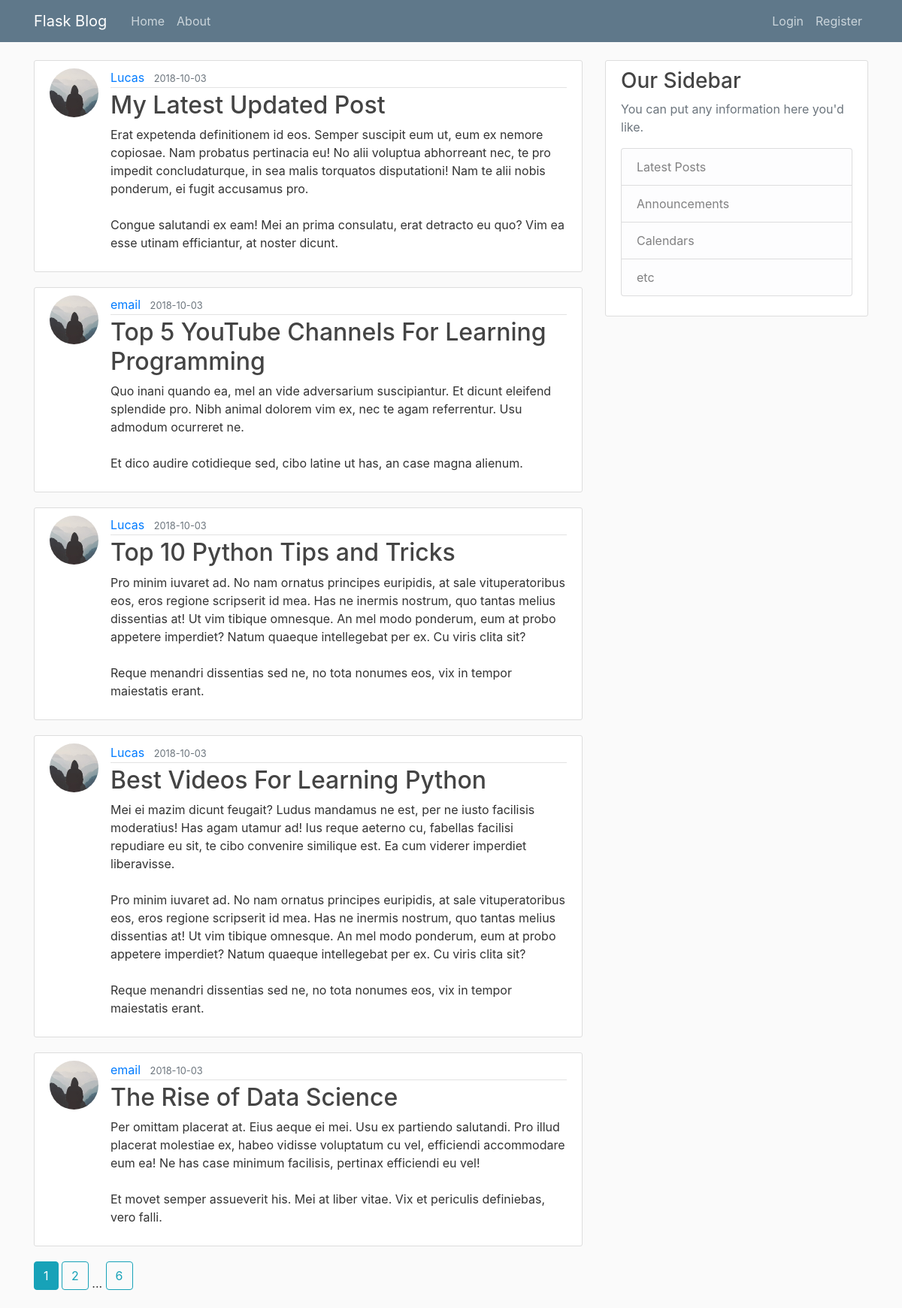
Before: / with the older database file.
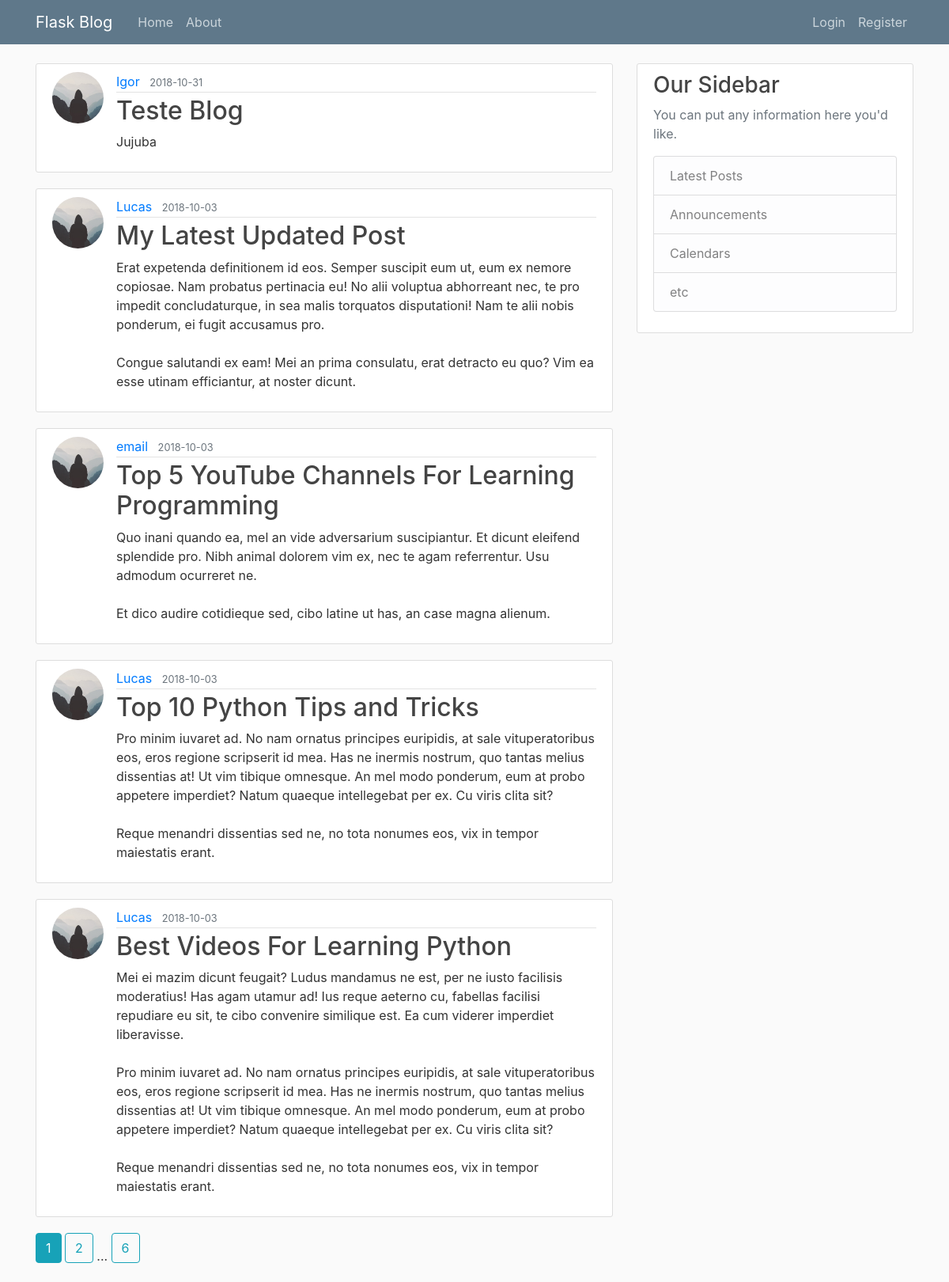
After: the same page with the newer database file.
### flaskblog/models.py (models this page shows, shortened)
class Post(db.Model):
    id = db.Column(db.Integer, primary_key=True)
    title = db.Column(db.String(100), nullable=False)
    date_posted = db.Column(db.DateTime, nullable=False, default=datetime.utcnow)
    content = db.Column(db.Text, nullable=False)
    user_id = db.Column(db.Integer, db.ForeignKey('user.id'), nullable=False)

class User(db.Model, UserMixin):
    id = db.Column(db.Integer, primary_key=True)
    username = db.Column(db.String(20), unique=True, nullable=False)
    email = db.Column(db.String(120), unique=True, nullable=False)
    image_file = db.Column(db.String(20), nullable=False, default='default.jpg')
    password = db.Column(db.String(60), nullable=False)
    posts = db.relationship('Post', backref='author', lazy=True)

### flaskblog/main/routes.py (the view)
@main.route('/')
def home():
    page = request.args.get('page', 1, type=int)
    posts = Post.query.order_by(Post.date_posted.desc()).paginate(page=page, per_page=5)
    return render_template('home.html', posts=posts, title='Show')

### flaskblog/templates/home.html
{% extends "layout.html" %}
{% block content %}
	{% for post in posts.items %}
	<article class="media content-section">
		<img class="rounded-circle article-img" src="{{ url_for('static', filename='profile_pics/' + post.author.image_file) }}" alt="">
	  <div class="media-body">
	    <div class="article-metadata">
	      <a class="mr-2" href="{{ url_for('users.user_posts', username=post.author.username) }}">{{ post.author.username }}</a>
	      <small class="text-muted">{{ post.date_posted.strftime('%Y-%m-%d') }}</small>
	    </div>
	    <h2><a class="article-title" href="{{ url_for('posts.post', post_id=post.id) }}">{{ post.title }}</a></h2>
	    <p class="article-content">{{ post.content }}</p>
	  </div>
	</article>
	{% endfor %}
	{% for page_num in posts.iter_pages(left_edge=1, right_edge=1, left_current=1, right_current=2) %}
		{% if page_num %}
			{% if posts.page == page_num %}
				<a class="btn btn-info mb-4" href="{{ url_for('main.home', page=page_num) }}">
					{{ page_num }}
				</a>
			{% else %}
				<a class="btn btn-outline-info mb-4" href="{{ url_for('main.home', page=page_num) }}">
					{{ page_num }}
				</a>
			{% endif %}
		{% else %}
			...
		{% endif %}
	{% endfor %}
{% endblock content %}

### flaskblog/templates/layout.html (shortened to what this page needs)
<!DOCTYPE html>
<html lang="en">
<head>
  <link rel="stylesheet" href="https://stackpath.bootstrapcdn.com/bootstrap/4.1.3/css/bootstrap.min.css"
>
  <link rel="stylesheet" href="{{ url_for('static', filename='main.css') }}">
</head>
<body>
  {% include "header.html" %}
  <main role="main" class="container">
    <div class="row">
      <div class="col-md-8">
        {% block content %}{% endblock %}
      </div>
      <div class="col-md-4">
        <div class="content-section">
          <h3>Our Sidebar</h3>
          <p class='text-muted'>You can put any information here you'd like.
            <ul class="list-group">
              <li class="list-group-item list-group-item-light">Latest Posts</li>
              <li class="list-group-item list-group-item-light">Announcements</li>
              <li class="list-group-item list-group-item-light">Calendars</li>
              <li class="list-group-item list-group-item-light">etc</li>
            </ul>
          </p>
        </div>
      </div>
    </div>
  </main>
</body>
</html>

### flaskblog/templates/header.html (shortened to what this page needs)
<header class="site-header">
  <nav class="navbar navbar-expand-md navbar-dark bg-steel fixed-top">
    <div class="container">
      <a class="navbar-brand mr-4" href="/">Flask Blog</a>
      <div class="collapse navbar-collapse" id="navbarToggle">
        <div class="navbar-nav mr-auto">
          <a class="nav-item nav-link" href="{{ url_for('main.home') }}">Home</a>
          <a class="nav-item nav-link" href="{{ url_for('main.about') }}">About</a>
        </div>
        <div class="navbar-nav">
          {% if current_user.is_authenticated %}
            <a class="nav-item nav-link" href="{{ url_for('posts.new_post') }}">New Post</a>
            <a class="nav-item nav-link" href="{{ url_for('users.account') }}">Account</a>
            <a class="nav-item nav-link" href="{{ url_for('users.logout') }}">Logout</a>
          {% else %}
            <a class="nav-item nav-link" href="{{ url_for('users.login') }}">Login</a>
            <a class="nav-item nav-link" href="{{ url_for('users.register') }}">Register</a>
          {% endif %}
        </div>
      </div>
    </div>
  </nav>
</header>

### flaskblog/static/main.css (style rules this page uses)
body { background: #fafafa; color: #333333; margin-top: 5rem; }
h1, h2, h3, h4, h5, h6 { color: #444444; }
.bg-steel { background-color: #5f788a; }
.site-header .navbar-nav .nav-link { color: #cbd5db; }
.content-section { background: #ffffff; padding: 10px 20px; border: 1px solid #dddddd; border-radius: 3px; margin-bottom: 20px; }
.article-title { color: #444444; }
.article-content { white-space: pre-line; }
.article-img { height: 65px; width: 65px; margin-right: 16px; }
.article-metadata { padding-bottom: 1px; margin-bottom: 4px; border-bottom: 1px solid #e3e3e3; }

Changed rows visible on the page:
no longer on this page (row unchanged): Post: image_file (placeholder picture), author.username "email", date_posted "2018-10-03", title "The Rise of Data Science", content "Per omittam placerat at. Eius aeque ei mei. Usu ex partiendo salutandi. Pro illud placerat molestiae ex, habeo vidisse voluptatum cu vel, efficiendi accommodare eum ea! Ne has case minimum facilisis, pertinax efficiendi eu vel! Et movet semper assueverit his. Mei at liber vitae. Vix et periculis definiebas, vero falli."
added Post: image_file (placeholder picture), author.username "Igor", date_posted "2018-10-31", title "Teste Blog", content "Jujuba"
